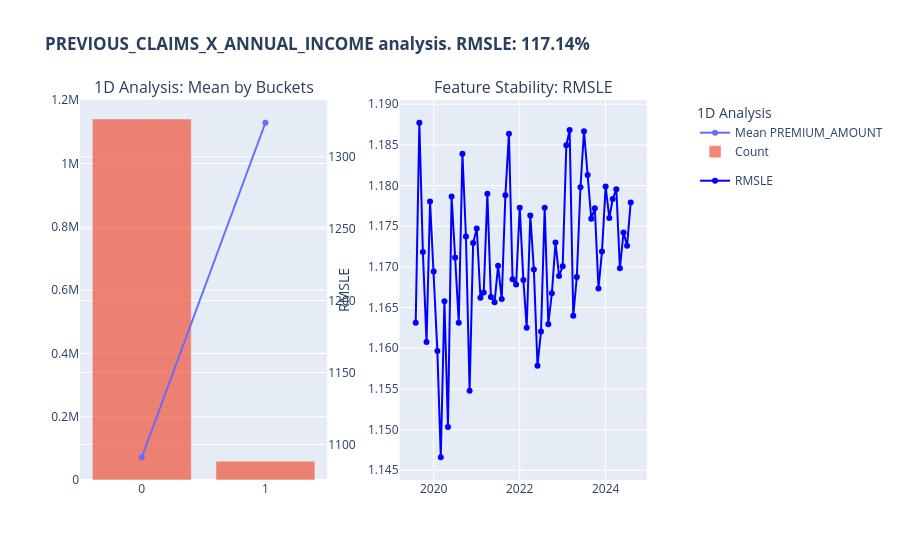

The cell this chart's notebook holds for it:
### Code cell
fig__previous_claims_x_annual_income = feature_analysis(data, 'PREVIOUS_CLAIMS_X_ANNUAL_INCOME', 'PREMIUM_AMOUNT', 'POLICY_START_DATE')['fig']

save_chart(fig__previous_claims_x_annual_income, 'PREVIOUS_CLAIMS_X_ANNUAL_INCOME', FIGURES_DIR / 'eda' / 'features_analysis_1d', vs_wide)
fig__previous_claims_x_annual_income.show(**vs_wide)

### Figure 1 — Plotly figure (JSON) as saved in the notebook; plotly's stock layout.template omitted (floating-point values rounded to 4 significant figures)
{"data": [{"legendgroup": "legend1", "mode": "lines+markers", "name": "Mean PREMIUM_AMOUNT", "x": ["0", "1"], "y": [1091.0, 1324.0], "type": "scatter", "xaxis": "x", "yaxis": "y2"}, {"legendgroup": "legend1", "name": "Count", "opacity": 0.7, "x": ["0", "1"], "y": [1140686, 59314], "type": "bar", "xaxis": "x", "yaxis": "y"}, {"legendgroup": "legend2", "line": {"color": "blue", "width": 2}, "mode": "lines+markers", "name": "RMSLE", "x": ["2019-08", "2019-09", "2019-10", "2019-11", "2019-12", "2020-01", "2020-02", "2020-03", "2020-04", "2020-05", "2020-06", "2020-07", "2020-08", "2020-09", "2020-10", "2020-11", "2020-12", "2021-01", "2021-02", "2021-03", "2021-04", "2021-05", "2021-06", "2021-07", "2021-08", "2021-09", "2021-10", "2021-11", "2021-12", "2022-01", "2022-02", "2022-03", "2022-04", "2022-05", "2022-06", "2022-07", "2022-08", "2022-09", "2022-10", "2022-11", "2022-12", "2023-01", "2023-02", "2023-03", "2023-04", "2023-05", "2023-06", "2023-07", "2023-08", "2023-09", "2023-10", "2023-11", "2023-12", "2024-01", "2024-02", "2024-03", "2024-04", "2024-05", "2024-06", "2024-07", "2024-08"], "y": [1.163, 1.188, 1.172, 1.161, 1.178, 1.169, 1.16, 1.147, 1.166, 1.15, 1.179, 1.171, 1.163, 1.184, 1.174, 1.155, 1.173, 1.175, 1.166, 1.167, 1.179, 1.166, 1.166, 1.17, 1.166, 1.179, 1.186, 1.168, 1.168, 1.177, 1.168, 1.163, 1.176, 1.17, 1.158, 1.162, 1.177, 1.163, 1.167, 1.173, 1.169, 1.17, 1.185, 1.187, 1.164, 1.169, 1.18, 1.187, 1.181, 1.176, 1.177, 1.167, 1.172, 1.18, 1.176, 1.178, 1.18, 1.17, 1.174, 1.173, 1.178], "type": "scatter", "xaxis": "x2", "yaxis": "y3"}], "layout": {"xaxis": {"anchor": "y", "domain": [0.0, 0.41]}, "yaxis": {"anchor": "x", "domain": [0.0, 1.0]}, "yaxis2": {"anchor": "x", "overlaying": "y", "side": "right"}, "xaxis2": {"anchor": "y3", "domain": [0.53, 0.94]}, "yaxis3": {"anchor": "x2", "domain": [0.0, 1.0], "title": {"text": "RMSLE"}, "tickformat": ".3f"}, "yaxis4": {"anchor": "x2", "overlaying": "y3", "side": "right"}, "annotations": [{"font": {"size": 16}, "showarrow": false, "text": "1D Analysis: Mean by Buckets", "x": 0.205, "xanchor": "center", "xref": "paper", "y": 1.0, "yanchor": "bottom", "yref": "paper"}, {"font": {"size": 16}, "showarrow": false, "text": "Feature Stability: RMSLE", "x": 0.735, "xanchor": "center", "xref": "paper", "y": 1.0, "yanchor": "bottom", "yref": "paper"}], "legend": {"title": {"text": "1D Analysis"}, "y": 1}, "legend2": {"title": {"text": "Feature Stability"}, "y": 1}, "title": {"text": "<b>PREVIOUS_CLAIMS_X_ANNUAL_INCOME analysis. RMSLE: 117.14%"}}}
